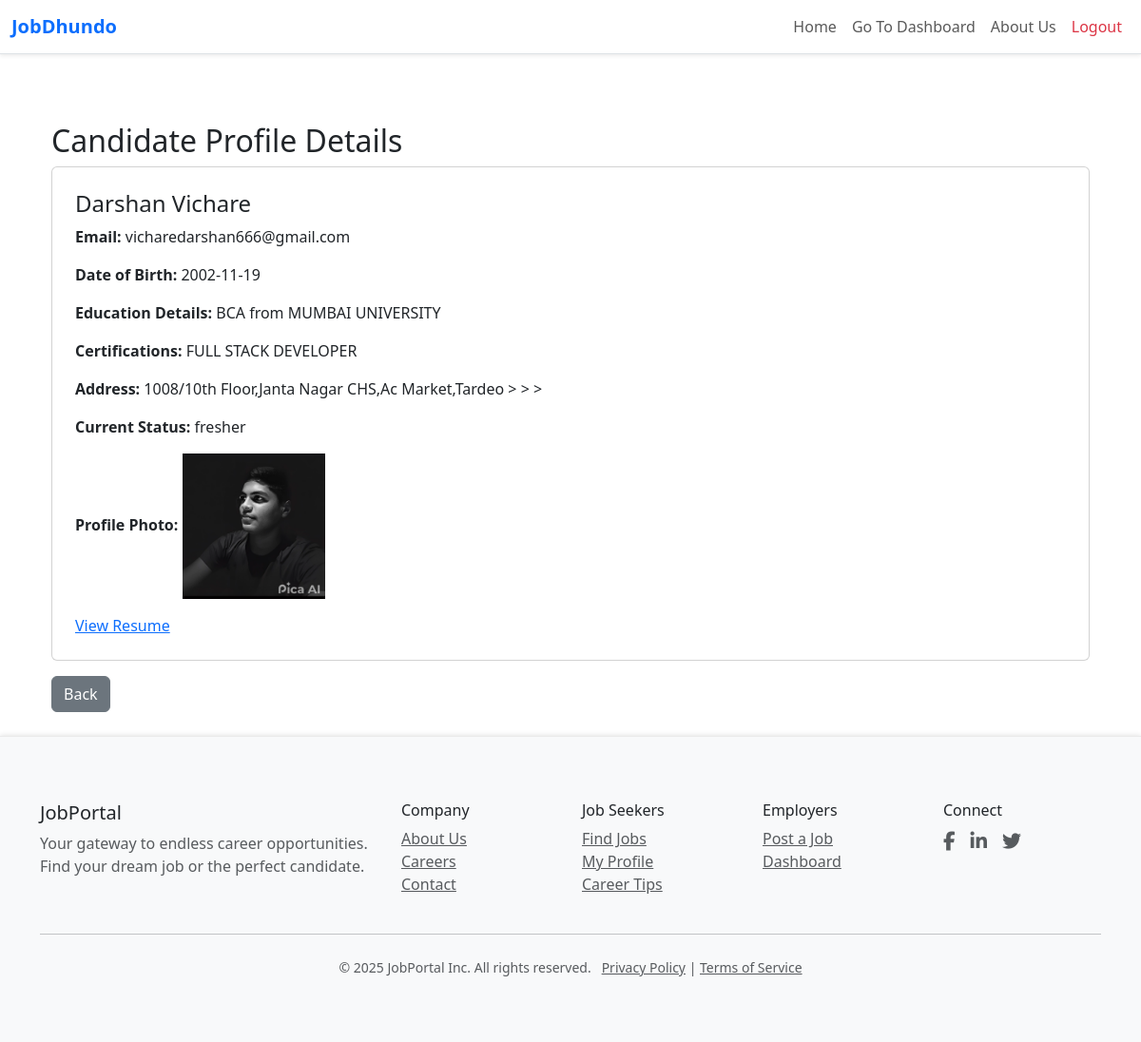
The app's page /recruiter/candidate/1/ (signed in) with its own data.
### core/models.py (models this page shows, shortened)
class Candidate(models.Model):
    user = models.OneToOneField('User', on_delete=models.CASCADE)
    date_of_birth = models.DateField(null=True, blank=True)
    education_details = models.TextField(blank=True)
    certifications = models.TextField(blank=True, default="")  # ✅ Allow empty & set default
    address = models.CharField(max_length=255, blank=True)
    profile_photo = models.ImageField(upload_to='profile_photos/', blank=True, null=True)
    resume = models.FileField(upload_to='resumes/', blank=True, null=True)
    current_status = models.CharField(max_length=100, blank=True)

class User(AbstractUser):
    email = models.EmailField(unique=True)
    first_name = models.CharField(max_length=30)
    middle_name = models.CharField(max_length=30, blank=True, null=True)
    last_name = models.CharField(max_length=30)
    date_of_birth = models.DateField(null=True, blank=True)
    role = models.CharField(max_length=20, choices=[('candidate', 'Candidate'), ('recruiter', 'Recruiter')])
    phone = models.CharField(max_length=15, blank=True, null=True)
    address = models.TextField(blank=True, null=True)
    profile_photo = models.ImageField(upload_to='profiles/', blank=True, null=True)
    resume = models.FileField(upload_to='resumes/', blank=True, null=True)
    USERNAME_FIELD = 'email'
    REQUIRED_FIELDS = ['username', 'first_name', 'last_name']

### core/views.py (the view)
# urls.py: path('recruiter/candidate/<int:candidate_id>/', views.view_candidate_profile, name='view_candidate_profile'),
@login_required
def view_candidate_profile(request, candidate_id):
    if request.user.role != 'recruiter':
        return redirect('home')
    candidate = get_object_or_404(Candidate, id=candidate_id)
    return render(request, 'recruiter/candidate_profile.html', {'candidate': candidate})

### core/Templates/recruiter/candidate_profile.html
{% extends "base.html" %}
{% block content %}
<div class="container mt-5">
    <h2>Candidate Profile Details</h2>
    <div class="card p-4">
        <h4>{{ candidate.user.first_name }} {{ candidate.user.last_name }}</h4>
        <p><strong>Email:</strong> {{ candidate.user.email }}</p>
        <p><strong>Date of Birth:</strong> {{ candidate.user.date_of_birth|date:"Y-m-d" }}</p>
        <p><strong>Education Details:</strong> {{ candidate.education_details|default:"Not provided" }}</p>
        <p><strong>Certifications:</strong> {{ candidate.certifications|default:"Not provided" }}</p>
        <p><strong>Address:</strong> {{ candidate.address|default:"Not provided" }}</p>
        <p><strong>Current Status:</strong> {{ candidate.current_status|default:"Not provided" }}</p>
        {% if candidate.profile_photo %}
            <p><strong>Profile Photo:</strong> <img src="{{ candidate.profile_photo.url }}" alt="Profile Photo" width="150"></p>
        {% endif %}
        {% if candidate.resume %}
        <a href="{{ candidate.resume.url }}" target="_blank">View Resume</a>
    {% else %}
        N/A
    {% endif %}
    </div>
    <a href="{% url 'job_applicants' job_id=0 %}" class="btn btn-secondary mt-3" onclick="history.back(); return false;">Back</a>
</div>
{% endblock %}

### core/Templates/base.html (style rules this page uses)
html, body { height: 100%; margin: 0; }

### records on screen
Candidate: user.first_name "Darshan", user.last_name "Vichare", user.email "vicharedarshan666@gmail.com", user.date_of_birth "2002-11-19", education_details "BCA from MUMBAI UNIVERSITY", certifications "FULL STACK DEVELOPER", address "1008/10th Floor,Janta Nagar CHS,Ac Market,Tardeo > > >", current_status "fresher", profile_photo (picture)
